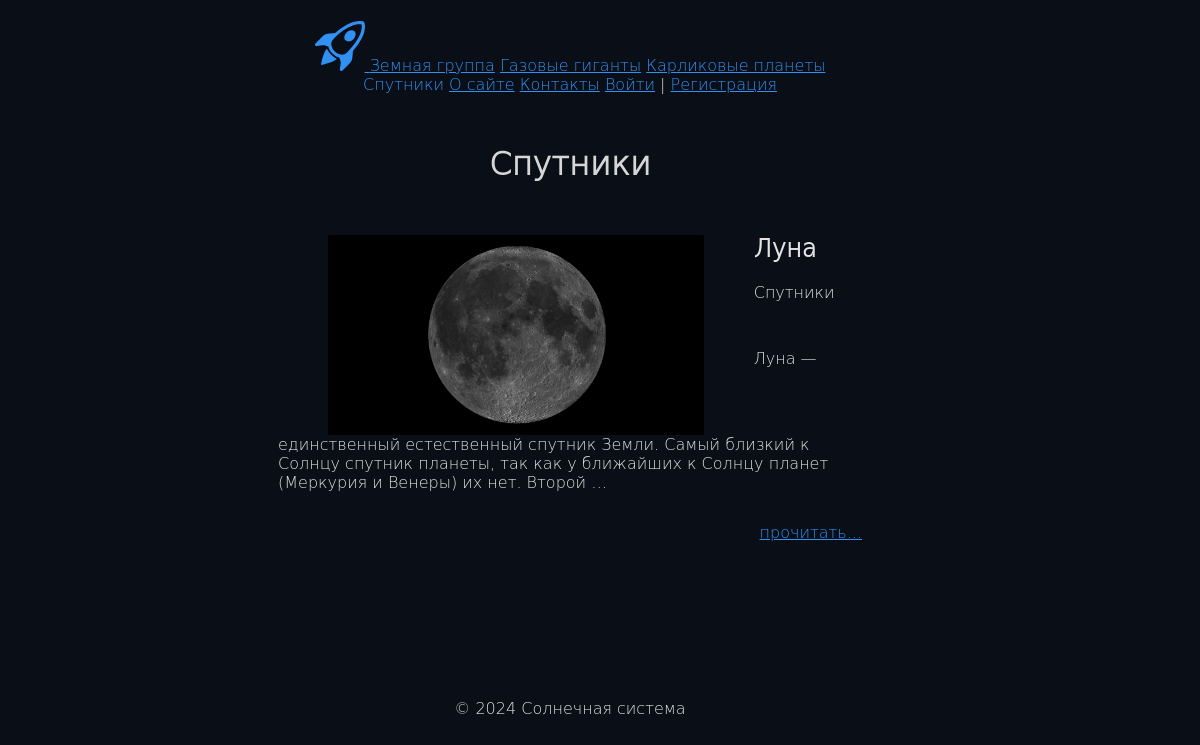
Before: /category/satellites/ with the older database file.
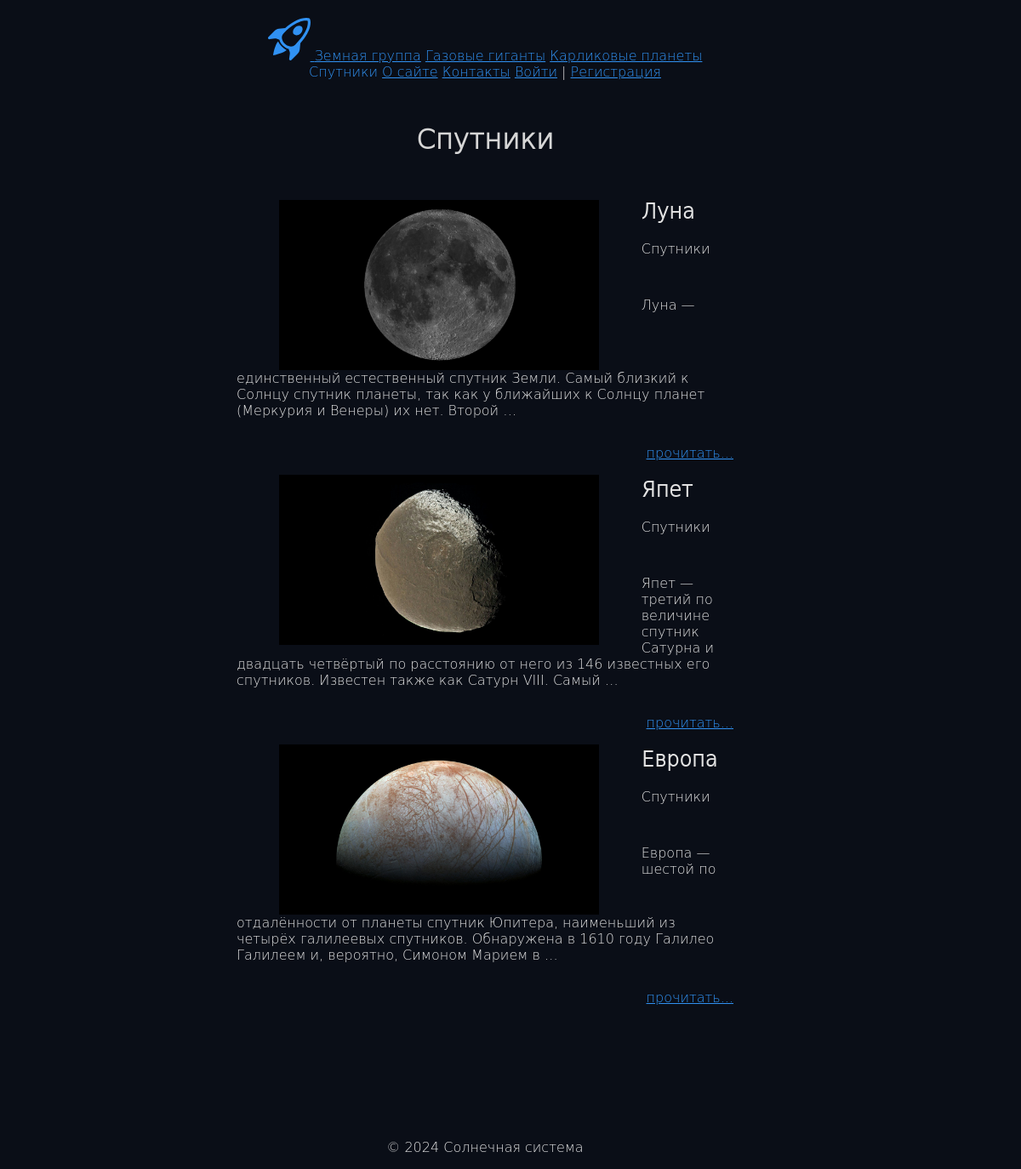
After: the same page with the newer database file.
### basis/models.py (models this page shows, shortened)
class Category(models.Model):
    name = models.CharField(max_length=100, db_index=True, verbose_name="Категория")
    slug = models.SlugField(max_length=255, unique=True, db_index=True)
    class Meta:
        verbose_name = "категорию"
        verbose_name_plural = "Категории"
    def __str__(self):
        return self.name
    def get_absolute_url(self):
        return reverse('category', kwargs={'category_slug': self.slug})

class Basis(models.Model):
    post_title = models.CharField(max_length=255, verbose_name="Заголовок")
    post_content = models.TextField(blank=True, verbose_name="Текст статьи")
    photo = models.ImageField(upload_to="photos/%Y/%m/%d/", default=None, blank=True, null=True, verbose_name="Фото")
    slug = models.SlugField(max_length=255, unique=True, db_index=True, verbose_name="Слаг")
    category = models.ForeignKey(
        'Category', on_delete=models.PROTECT, related_name='all_posts', verbose_name="Категории", null=True
    )
    time_create = models.DateTimeField(auto_now_add=True, verbose_name="Время создания")
    time_update = models.DateTimeField(auto_now=True, verbose_name="Время изменения")
    is_published = models.BooleanField(default=True, verbose_name="Статус")
    objects = models.Manager()
    published = PublishManager()
    class Meta:
        verbose_name = "объект"
        verbose_name_plural = "Объекты"
    def get_absolute_url(self):
        return reverse('post', kwargs={'post_slug': self.slug})

### basis/views.py (the view)
# urls.py: path('category/<slug:category_slug>/', views.CategoryPage.as_view(), name='category'),
class CategoryPage(ListView):
    template_name = 'basis/index.html'
    context_object_name = 'all_posts'
    paginate_by = 4
    allow_empty = False
    def get_context_data(self, *, object_list=None, **kwargs):
        context = super().get_context_data(**kwargs)
        category = context['all_posts'][0].category
        context['title'] = category.name
        context['main_title'] = category.name
        context['category_selected'] = category.pk
        return context
    def get_queryset(self):
        return Basis.published.filter(category__slug=self.kwargs['category_slug']).select_related('category')

### basis/models.py (called while the page is built)
    def get_queryset(self):
        return super().get_queryset().filter(is_published=1)

### basis/templatetags/basis_tags.py (called while the page is built)
@register.inclusion_tag('basis/categories.html')
def get_categories(category_selected=0):
    categories = Category.objects.all()
    return {'categories': categories, 'category_selected': category_selected}

### basis/views.py (called while the page is built)
def get_menu():
    menu = [{'main_title': 'О сайте', 'name': 'about'}, {'main_title': 'Контакты', 'name': 'contact'}]
    return menu

### users/context_processors.py (called while the page is built)
def get_menu_context(request):
    return {'menu': get_menu()}

### basis/templates/basis/index.html (shortened to what this page needs)
{% extends 'base.html' %}
{% block content %}
{% for p in all_posts %}
{% autoescape off %}
{% if p.photo %}
<a href='{{p.get_absolute_url}}'><img align="left" src="{{p.photo.url}}" height="200" hspace="50"></a>
<h2 align="left">{{p.post_title}}</h2>
{% if p.category != None %}
<p>{{p.category}}</p>
{% else %}
<p>Звезда</p>
{% endif %}
<p style="padding: 0px 0px 15px 0px">{{p.post_content|linebreaks|truncatewords:25}}</p>
{% endif %}
{% endautoescape %}
<p align="right" style="padding: 15px 0px 0px 0px"><a href='{{p.get_absolute_url}}'>прочитать...</a></p>
{% endfor %}
{% endblock %}

### templates/base.html (shortened to what this page needs)
{% load static %}
{% load basis_tags %}
<!DOCTYPE HTML>
<head>
    <link type="text/css" href="{% static 'basis/css/styles.css' %}" rel="stylesheet"/>
</head>
<body>
<div style="padding: 0px 330px 0px 270px">
    <p align="center" style="padding: 5px 0px 30px 0px">
        <a href='{% url "home" %}'>
        </a>
        {% get_categories category_selected %}
        {% for m in menu %}
        <a href="{% url m.name %}">{{m.main_title}}</a>
        {% endfor %}
        {% if user.is_authenticated %}
        <a href='{% url "users:add_post" %}'>Добавить статью</a>
        | {{user.username}} |
        <a href="{% url 'users:logout' %}">Выйти</a>
        {% else %}
        <a href="{% url 'users:login' %}">Войти</a> | <a href="{% url 'users:register' %}">Регистрация</a>
        {% endif %}
    </p>
    <h1 align="center" style="padding: 0px 0px 30px 0px">{{main_title}}</h1>
    {% block content %}{% endblock %}
    <p align="center" style="padding: 125px 0px 0px 0px">{% block navigation %}{% endblock %}</p>
    <p align="center">&copy; 2024 Солнечная система</p>
</div>
</body>

### basis/templates/basis/categories.html
{% for c in categories %}
{% if c.id == category_selected %}
<a class="selected">{{c.name}}</a>
{% else %}
<a href="{{c.get_absolute_url}}">{{c.name}}</a>
{% endif %}
{% endfor %}

### basis/static/basis/css/styles.css (style rules this page uses)
body { font-family: 'DejaVu Sans Light'; background: #0a0e17 }
h1 { color: #D6D6D6; }
h2 { color: #E3E3E3; }
p { color: #E3E3E3; }
a { color: #3091F2; }

Changed rows visible on the page:
added Basis: photo (picture), post_title "Япет", category "Спутники", post_content "Япет — третий по величине спутник Сатурна и двадцать четвёртый по расстоянию от него из 146 известных его спутников. Известен также как Сатурн VIII. Самый …"
added Basis: photo (picture), post_title "Европа", category "Спутники", post_content "Европа — шестой по отдалённости от планеты спутник Юпитера, наименьший из четырёх галилеевых спутников. Обнаружена в 1610 году Галилео Галилеем и, вероятно, Симоном Марием в …"
